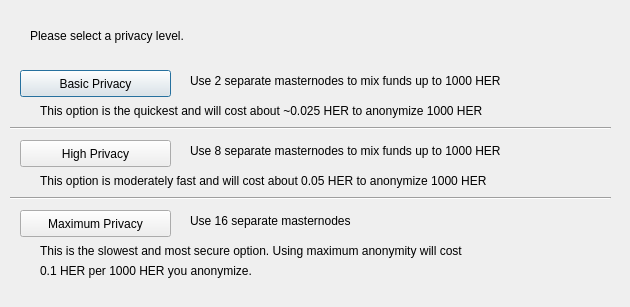
<?xml version="1.0" encoding="UTF-8"?>
<ui version="4.0">
 <class>DarksendConfig</class>
 <widget class="QDialog" name="DarksendConfig">
  <property name="geometry">
   <rect>
    <x>0</x>
    <y>0</y>
    <width>630</width>
    <height>307</height>
   </rect>
  </property>
  <property name="windowTitle">
   <string>Configure Darksend</string>
  </property>
  <widget class="QPushButton" name="buttonBasic">
   <property name="geometry">
    <rect>
     <x>20</x>
     <y>70</y>
     <width>151</width>
     <height>27</height>
    </rect>
   </property>
   <property name="text">
    <string>Basic Privacy</string>
   </property>
  </widget>
  <widget class="QPushButton" name="buttonHigh">
   <property name="geometry">
    <rect>
     <x>20</x>
     <y>140</y>
     <width>151</width>
     <height>27</height>
    </rect>
   </property>
   <property name="text">
    <string>High Privacy</string>
   </property>
  </widget>
  <widget class="QPushButton" name="buttonMax">
   <property name="geometry">
    <rect>
     <x>20</x>
     <y>210</y>
     <width>151</width>
     <height>27</height>
    </rect>
   </property>
   <property name="text">
    <string>Maximum Privacy</string>
   </property>
  </widget>
  <widget class="QLabel" name="label">
   <property name="geometry">
    <rect>
     <x>30</x>
     <y>20</y>
     <width>571</width>
     <height>31</height>
    </rect>
   </property>
   <property name="text">
    <string>Please select a privacy level.</string>
   </property>
  </widget>
  <widget class="QLabel" name="label_2">
   <property name="geometry">
    <rect>
     <x>190</x>
     <y>70</y>
     <width>421</width>
     <height>21</height>
    </rect>
   </property>
   <property name="text">
    <string>Use 2 separate masternodes to mix funds up to 1000 HER</string>
   </property>
  </widget>
  <widget class="QLabel" name="label_3">
   <property name="geometry">
    <rect>
     <x>190</x>
     <y>140</y>
     <width>411</width>
     <height>21</height>
    </rect>
   </property>
   <property name="text">
    <string>Use 8 separate masternodes to mix funds up to 1000 HER</string>
   </property>
  </widget>
  <widget class="QLabel" name="label_4">
   <property name="geometry">
    <rect>
     <x>190</x>
     <y>210</y>
     <width>421</width>
     <height>21</height>
    </rect>
   </property>
   <property name="text">
    <string>Use 16 separate masternodes</string>
   </property>
  </widget>
  <widget class="QLabel" name="label_6">
   <property name="geometry">
    <rect>
     <x>40</x>
     <y>100</y>
     <width>561</width>
     <height>21</height>
    </rect>
   </property>
   <property name="text">
    <string>This option is the quickest and will cost about ~0.025 HER to anonymize 1000 HER</string>
   </property>
  </widget>
  <widget class="QLabel" name="label_7">
   <property name="geometry">
    <rect>
     <x>40</x>
     <y>170</y>
     <width>561</width>
     <height>21</height>
    </rect>
   </property>
   <property name="text">
    <string>This option is moderately fast and will cost about 0.05 HER to anonymize 1000 HER</string>
   </property>
  </widget>
  <widget class="QLabel" name="label_8">
   <property name="geometry">
    <rect>
     <x>40</x>
     <y>240</y>
     <width>561</width>
     <height>21</height>
    </rect>
   </property>
   <property name="text">
    <string>This is the slowest and most secure option. Using maximum anonymity will cost</string>
   </property>
  </widget>
  <widget class="QLabel" name="label_9">
   <property name="geometry">
    <rect>
     <x>40</x>
     <y>260</y>
     <width>561</width>
     <height>21</height>
    </rect>
   </property>
   <property name="text">
    <string>0.1 HER per 1000 HER you anonymize.</string>
   </property>
  </widget>
  <widget class="Line" name="line">
   <property name="geometry">
    <rect>
     <x>10</x>
     <y>120</y>
     <width>601</width>
     <height>16</height>
    </rect>
   </property>
   <property name="orientation">
    <enum>Qt::Horizontal</enum>
   </property>
  </widget>
  <widget class="Line" name="line_2">
   <property name="geometry">
    <rect>
     <x>10</x>
     <y>190</y>
     <width>601</width>
     <height>16</height>
    </rect>
   </property>
   <property name="orientation">
    <enum>Qt::Horizontal</enum>
   </property>
  </widget>
 </widget>
 <resources/>
 <connections/>
</ui>
